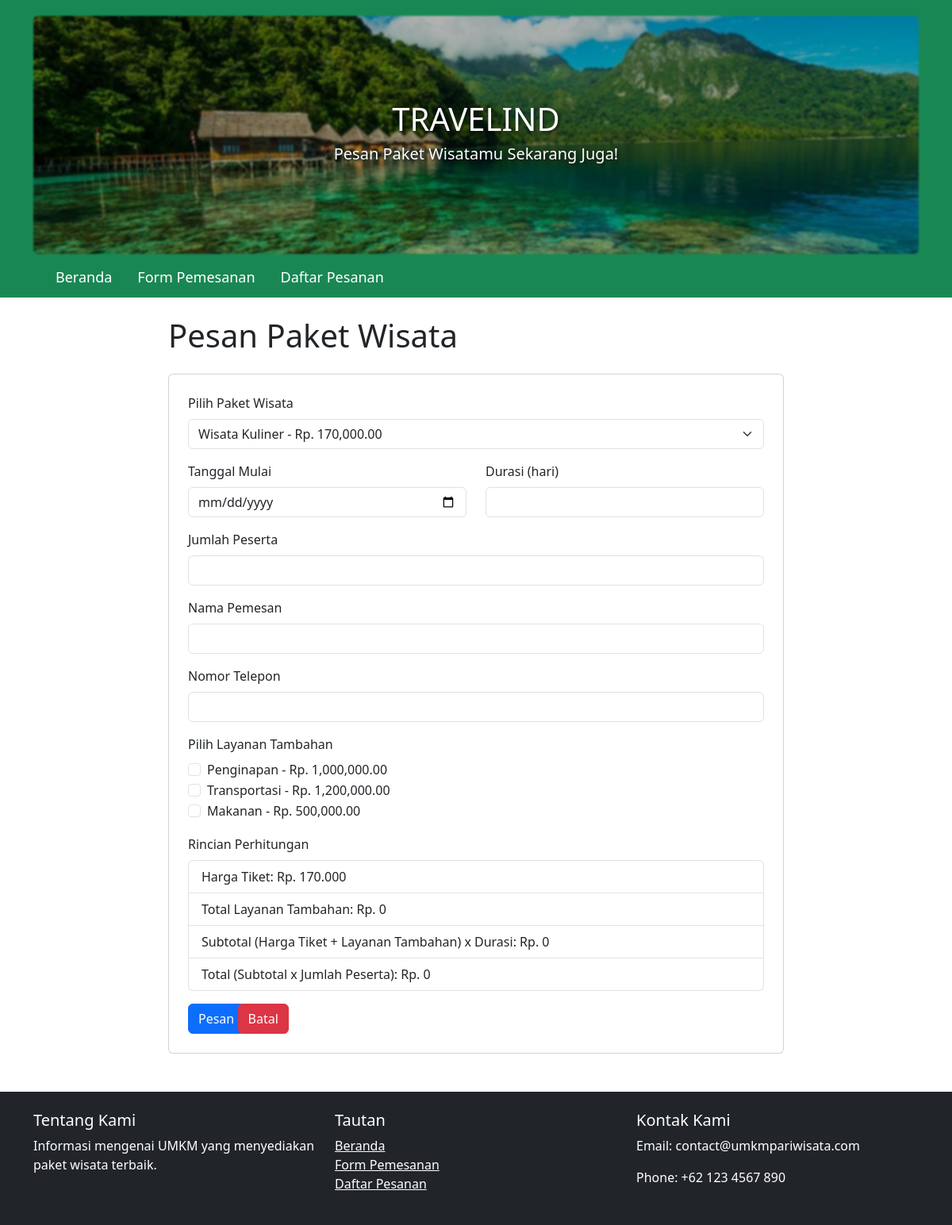
Page /booking.php?paket_id=3 on the committed database.
### tables this page shows
CREATE TABLE `layanan` (
  `id` int(11) NOT NULL,
  `nama` varchar(255) NOT NULL,
  `harga` decimal(10,2) NOT NULL
);

### booking.php (the view, shortened to what this page needs)
<?php
require 'db.php';
$stmt = $pdo->query('SELECT * FROM layanan');
$services = $stmt->fetchAll();
$stmt = $pdo->query('SELECT * FROM paket_wisata');
$all_packages = $stmt->fetchAll();
$paket_id = isset($_GET['paket_id']) ? (int)$_GET['paket_id'] : 0;
?>
<?php include 'header.php'; ?>
<div class="container col-lg-8">
    <h1 class="mt-4">Pesan Paket Wisata</h1>
    <form method="POST" class="mt-4 card p-4">
        <div class="mb-3">
            <label for="paket_id" class="form-label">Pilih Paket Wisata</label>
            <select class="form-select" id="paket_id" name="paket_id" required>
                <?php foreach ($all_packages as $pkg): ?>
                    <option value="<?= htmlspecialchars($pkg['id']) ?>" data-harga="<?= htmlspecialchars($pkg['harga']) ?>" <?= ($pkg['id'] == $paket_id) ? 'selected' : '' ?>>
                        <?= htmlspecialchars($pkg['nama']) ?> - Rp. <?= number_format($pkg['harga'], 2) ?>
                    </option>
                <?php endforeach; ?>
            </select>
        </div>
        <div class="row">
            <div class="col-md-6 mb-3">
                <label for="tanggal_mulai" class="form-label">Tanggal Mulai</label>
                <input type="date" class="form-control" id="tanggal_mulai" name="tanggal_mulai" required>
            </div>
            <div class="col-md-6 mb-3">
                <label for="durasi" class="form-label">Durasi (hari)</label>
                <input type="number" class="form-control" id="durasi" name="durasi" required>
            </div>
        </div>
        <div class="mb-3">
            <label for="jumlah_peserta" class="form-label">Jumlah Peserta</label>
            <input type="number" class="form-control" id="jumlah_peserta" name="jumlah_peserta" required>
        </div>
        <div class="mb-3">
            <label for="nama_pemesan" class="form-label">Nama Pemesan</label>
            <input type="text" class="form-control" id="nama_pemesan" name="nama_pemesan" required>
        </div>
        <div class="mb-3">
            <label for="no_telepon" class="form-label">Nomor Telepon</label>
            <input type="text" class="form-control" id="no_telepon" name="no_telepon" required>
        </div>
        <div class="mb-3">
            <label for="layanan" class="form-label">Pilih Layanan Tambahan</label>
            <?php foreach ($services as $service): ?>
                <div class="form-check">
                    <input class="form-check-input" type="checkbox" name="<?= htmlspecialchars(strtolower($service['nama'])) ?>" value="<?= htmlspecialchars($service['harga']) ?>" id="<?= htmlspecialchars($service['nama']) ?>">
                    <label class="form-check-label" for="<?= htmlspecialchars($service['nama']) ?>">
                        <?= htmlspecialchars($service['nama']) ?> - Rp. <?= number_format($service['harga'], 2) ?>
                    </label>
                </div>
            <?php endforeach; ?>
        </div>
        <div class="mb-3">
            <label for="rincian_perhitungan" class="form-label">Rincian Perhitungan</label>
            <ul id="rincian_perhitungan" class="list-group">
                <li class="list-group-item">Harga Tiket: <span id="rincian_harga_tiket">Rp. 0</span></li>
                <li class="list-group-item">Total Layanan Tambahan: <span id="rincian_layanan">Rp. 0</span></li>
                <li class="list-group-item">Subtotal (Harga Tiket + Layanan Tambahan) x Durasi: <span class="font-weight-bold" id="rincian_subtotal">Rp. 0</span></li>
                <li class="list-group-item">Total (Subtotal x Jumlah Peserta): <span class="font-weight-bold" id="rincian_total">Rp. 0</span></li>
            </ul>
        </div>
        <div class="row">
            <div class="col-md-1">
                <button type="submit" class="btn btn-primary">Pesan</button>
            </div>
            <div class="col-md-1">
                <button type="button" class="btn btn-danger" onclick="window.location.href='index.php'">Batal</button>
            </div>
        </div>
    </form>
</div>
<?php include 'footer.php'; ?>
</body>
</html>

### rows in the picture
layanan: nama "Penginapan", harga "1,000,000.00"
layanan: nama "Transportasi", harga "1,200,000.00"
layanan: nama "Makanan", harga "500,000.00"

### other values in the picture
form field paket_id "Wisata Kuliner - Rp. 170,000.00"
